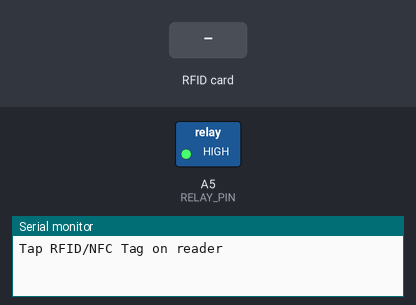
Bench run of a sketch on a simulated Arduino Uno, built with avr-gcc and run on an emulated ATmega328P. Parts: switched loads named in the sketch (green lamp = pin HIGH), the last lines printed to the serial monitor. Inputs (shaded band) come from the test bench. Pins used as bus, display or sensor lines are not drawn.

Above: at 1.2 s.
1.3 s: RFID card C5 52 C8 75 held to the reader
At 2.0 s:
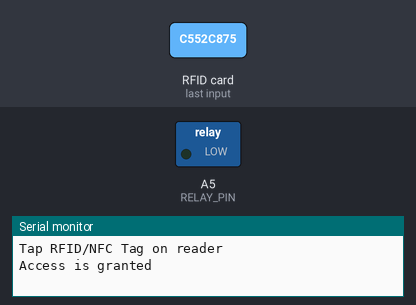
4.3 s: RFID card 5E 7A 19 C4 held to the reader
Timing chart, 0 to 7.3 s (numbered marks = the images above; inputs shaded):
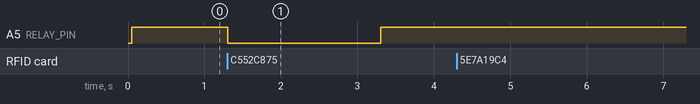

Measured:
- after the input at 1.3 s, A5 (RELAY_PIN): HIGH → LOW at once, → HIGH 2.0 s later

The sketch:

rfid_door.ino
```cpp
// ============================================================
//  RFID Door Lock
//  Unlocks a relay for 2 seconds when the authorised tag is scanned
// ============================================================

#include <SPI.h>       // SPI communication between Arduino and RFID module
#include <MFRC522.h>   // Functions for interacting with the RFID module

// ---------- Pin definitions ----------
#define SS_PIN     10  // SS pin on RFID module
#define RST_PIN    5   // RST pin on RFID module
#define RELAY_PIN  A5  // Arduino pin connected to the relay

// ---------- RFID reader ----------
MFRC522 rfid(SS_PIN, RST_PIN);  // Create MFRC522 instance with SS and RST pins

// ---------- Authorised tag ----------
// WHERE TO WRITE PIN CODE:
byte keyTagUID[4] = { 0xC5, 0x52, 0xC8, 0x75 };


// ============================================================
//  Setup
// ============================================================
void setup() {
  Serial.begin(9600);

  SPI.begin();                    // Initialise SPI protocol
  rfid.PCD_Init();                // Initialise MFRC522 (ready to detect + read tags)

  pinMode(RELAY_PIN, OUTPUT);     // Set relay pin as an output
  digitalWrite(RELAY_PIN, HIGH);  // Lock the door initially

  Serial.println("Tap RFID/NFC Tag on reader");
}


// ============================================================
//  Main loop
// ============================================================
void loop() {
  // Wait until a new tag is present and its UID can be read
  if (!rfid.PICC_IsNewCardPresent()) return;
  if (!rfid.PICC_ReadCardSerial())   return;

  MFRC522::PICC_Type piccType = rfid.PICC_GetType(rfid.uid.sak);

  // ---------- Check scanned UID against the authorised tag ----------
  if (rfid.uid.uidByte[0] == keyTagUID[0] &&
      rfid.uid.uidByte[1] == keyTagUID[1] &&
      rfid.uid.uidByte[2] == keyTagUID[2] &&
      rfid.uid.uidByte[3] == keyTagUID[3]) {

    // Access granted: unlock for 2 seconds, then lock again
    Serial.println("Access is granted");
    digitalWrite(RELAY_PIN, LOW);   // Unlock the door
    delay(2000);
    digitalWrite(RELAY_PIN, HIGH);  // Lock the door

  } else {

    // Access denied: print the UID of the unrecognised tag
    Serial.print("Access denied for user with UID:");
    for (int i = 0; i < rfid.uid.size; i++) {
      Serial.print(rfid.uid.uidByte[i] < 0x10 ? " 0" : " ");
      Serial.print(rfid.uid.uidByte[i], HEX);
    }
    Serial.println();
  }

  // ---------- Clean up ----------
  rfid.PICC_HaltA();       // Halt communication with the scanned tag
  rfid.PCD_StopCrypto1();  // Stop encryption on the reader
}
```
